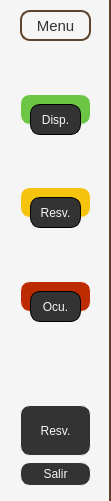
    <widget class="QWidget" name="menu" native="true">
     <property name="minimumSize">
      <size>
       <width>111</width>
       <height>501</height>
      </size>
     </property>
     <property name="maximumSize">
      <size>
       <width>111</width>
       <height>501</height>
      </size>
     </property>
     <property name="styleSheet">
      <string notr="true">background-color: #f5f5f5;
border-right: 2px solid #5d432c;</string>
     </property>
     <layout class="QVBoxLayout" name="verticalLayout_3">
      <property name="topMargin">
       <number>10</number>
      </property>
      <property name="bottomMargin">
       <number>15</number>
      </property>
      <item>
       <layout class="QHBoxLayout" name="horizontalLayout_10">
        <item>
         <spacer name="horizontalSpacer_36">
          <property name="orientation">
           <enum>Qt::Horizontal</enum>
          </property>
          <property name="sizeHint" stdset="0">
           <size>
            <width>18</width>
            <height>20</height>
           </size>
          </property>
         </spacer>
        </item>
        <item>
         <widget class="QLabel" name="label">
          <property name="minimumSize">
           <size>
            <width>71</width>
            <height>31</height>
           </size>
          </property>
          <property name="maximumSize">
           <size>
            <width>71</width>
            <height>31</height>
           </size>
          </property>
          <property name="font">
           <font>
            <family>Segoe UI</family>
            <pointsize>11</pointsize>
           </font>
          </property>
          <property name="styleSheet">
           <string notr="true">background-color: #f5f5f5;
border: 2px solid #5d432c;
border-radius: 10px;
color: #333333</string>
          </property>
          <property name="text">
           <string>Menu</string>
          </property>
          <property name="alignment">
           <set>Qt::AlignCenter</set>
          </property>
         </widget>
        </item>
        <item>
         <spacer name="horizontalSpacer_37">
          <property name="orientation">
           <enum>Qt::Horizontal</enum>
          </property>
          <property name="sizeHint" stdset="0">
           <size>
            <width>18</width>
            <height>20</height>
           </size>
          </property>
         </spacer>
        </item>
       </layout>
      </item>
      <item>
       <spacer name="verticalSpacer_5">
        <property name="orientation">
         <enum>Qt::Vertical</enum>
        </property>
        <property name="sizeHint" stdset="0">
         <size>
          <width>25</width>
          <height>37</height>
         </size>
        </property>
       </spacer>
      </item>
      <item>
       <layout class="QHBoxLayout" name="horizontalLayout_7">
        <item>
         <spacer name="horizontalSpacer_31">
          <property name="orientation">
           <enum>Qt::Horizontal</enum>
          </property>
          <property name="sizeHint" stdset="0">
           <size>
            <width>18</width>
            <height>20</height>
           </size>
          </property>
         </spacer>
        </item>
        <item>
         <widget class="QWidget" name="widget_2" native="true">
          <property name="minimumSize">
           <size>
            <width>71</width>
            <height>41</height>
           </size>
          </property>
          <property name="maximumSize">
           <size>
            <width>71</width>
            <height>41</height>
           </size>
          </property>
          <property name="styleSheet">
           <string notr="true">border: 0px</string>
          </property>
          <widget class="QLabel" name="label_3">
           <property name="geometry">
            <rect>
             <x>0</x>
             <y>0</y>
             <width>71</width>
             <height>31</height>
            </rect>
           </property>
           <property name="styleSheet">
            <string notr="true">background-color: #6cc644;
border: 1px solid #f5f5f5;
border-radius: 10px;
padding: 10px 20px;</string>
           </property>
           <property name="text">
            <string/>
           </property>
          </widget>
          <widget class="QLabel" name="label_6">
           <property name="geometry">
            <rect>
             <x>10</x>
             <y>10</y>
             <width>51</width>
             <height>31</height>
            </rect>
           </property>
           <property name="font">
            <font>
             <family>Segoe UI</family>
            </font>
           </property>
           <property name="styleSheet">
            <string notr="true">background-color: #333333;
border: 1px solid;
border-radius: 10px;
color: rgb(245, 245, 245)</string>
           </property>
           <property name="text">
            <string>Disp.</string>
           </property>
           <property name="alignment">
            <set>Qt::AlignCenter</set>
           </property>
           <property name="margin">
            <number>-15</number>
           </property>
           <property name="indent">
            <number>-1</number>
           </property>
          </widget>
         </widget>
        </item>
        <item>
         <spacer name="horizontalSpacer_30">
          <property name="orientation">
           <enum>Qt::Horizontal</enum>
          </property>
          <property name="sizeHint" stdset="0">
           <size>
            <width>18</width>
            <height>20</height>
           </size>
          </property>
         </spacer>
        </item>
       </layout>
      </item>
      <item>
       <spacer name="verticalSpacer_6">
        <property name="orientation">
         <enum>Qt::Vertical</enum>
        </property>
        <property name="sizeHint" stdset="0">
         <size>
          <width>25</width>
          <height>15</height>
         </size>
        </property>
       </spacer>
      </item>
      <item>
       <layout class="QHBoxLayout" name="horizontalLayout_8">
        <item>
         <spacer name="horizontalSpacer_32">
          <property name="orientation">
           <enum>Qt::Horizontal</enum>
          </property>
          <property name="sizeHint" stdset="0">
           <size>
            <width>18</width>
            <height>20</height>
           </size>
          </property>
         </spacer>
        </item>
        <item>
         <widget class="QWidget" name="widget_4" native="true">
          <property name="minimumSize">
           <size>
            <width>71</width>
            <height>41</height>
           </size>
          </property>
          <property name="maximumSize">
           <size>
            <width>71</width>
            <height>41</height>
           </size>
          </property>
          <property name="styleSheet">
           <string notr="true">border: 0px</string>
          </property>
          <widget class="QLabel" name="label_4">
           <property name="geometry">
            <rect>
             <x>0</x>
             <y>0</y>
             <width>71</width>
             <height>31</height>
            </rect>
           </property>
           <property name="styleSheet">
            <string notr="true">background-color: #f6c40f;
border: 1px solid #f5f5f5;
border-radius: 10px;
padding: 10px 20px;</string>
           </property>
           <property name="text">
            <string/>
           </property>
          </widget>
          <widget class="QLabel" name="label_8">
           <property name="geometry">
            <rect>
             <x>10</x>
             <y>10</y>
             <width>51</width>
             <height>31</height>
            </rect>
           </property>
           <property name="font">
            <font>
             <family>Segoe UI</family>
            </font>
           </property>
           <property name="styleSheet">
            <string notr="true">background-color: #333333;
border: 1px solid;
border-radius: 10px;
color: rgb(245, 245, 245)</string>
           </property>
           <property name="text">
            <string>Resv.</string>
           </property>
           <property name="alignment">
            <set>Qt::AlignCenter</set>
           </property>
           <property name="margin">
            <number>-15</number>
           </property>
           <property name="indent">
            <number>-1</number>
           </property>
          </widget>
         </widget>
        </item>
        <item>
         <spacer name="horizontalSpacer_33">
          <property name="orientation">
           <enum>Qt::Horizontal</enum>
          </property>
          <property name="sizeHint" stdset="0">
           <size>
            <width>18</width>
            <height>20</height>
           </size>
          </property>
         </spacer>
        </item>
       </layout>
      </item>
      <item>
       <spacer name="verticalSpacer_7">
        <property name="orientation">
         <enum>Qt::Vertical</enum>
        </property>
        <property name="sizeHint" stdset="0">
         <size>
          <width>25</width>
          <height>16</height>
         </size>
        </property>
       </spacer>
      </item>
      <item>
       <layout class="QHBoxLayout" name="horizontalLayout_9">
        <item>
         <spacer name="horizontalSpacer_34">
          <property name="orientation">
           <enum>Qt::Horizontal</enum>
          </property>
          <property name="sizeHint" stdset="0">
           <size>
            <width>18</width>
            <height>20</height>
           </size>
          </property>
         </spacer>
        </item>
        <item>
         <widget class="QWidget" name="widget_5" native="true">
          <property name="minimumSize">
           <size>
            <width>71</width>
            <height>41</height>
           </size>
          </property>
          <property name="maximumSize">
           <size>
            <width>71</width>
            <height>41</height>
           </size>
          </property>
          <property name="styleSheet">
           <string notr="true">border: 10px</string>
          </property>
          <widget class="QLabel" name="label_7">
           <property name="geometry">
            <rect>
             <x>10</x>
             <y>10</y>
             <width>51</width>
             <height>31</height>
            </rect>
           </property>
           <property name="font">
            <font>
             <family>Segoe UI</family>
            </font>
           </property>
           <property name="styleSheet">
            <string notr="true">background-color: #333333;
border: 1px solid;
border-radius: 10px;
color: rgb(245, 245, 245)</string>
           </property>
           <property name="text">
            <string>Ocu.</string>
           </property>
           <property name="alignment">
            <set>Qt::AlignCenter</set>
           </property>
           <property name="margin">
            <number>-15</number>
           </property>
           <property name="indent">
            <number>-1</number>
           </property>
          </widget>
          <widget class="QLabel" name="label_5">
           <property name="geometry">
            <rect>
             <x>0</x>
             <y>0</y>
             <width>71</width>
             <height>31</height>
            </rect>
           </property>
           <property name="styleSheet">
            <string notr="true">background-color: #bd2c00;
border: 1px solid #f5f5f5;
border-radius: 10px;
padding: 10px 20px;</string>
           </property>
           <property name="text">
            <string/>
           </property>
          </widget>
          <zorder>label_5</zorder>
          <zorder>label_7</zorder>
         </widget>
        </item>
        <item>
         <spacer name="horizontalSpacer_35">
          <property name="orientation">
           <enum>Qt::Horizontal</enum>
          </property>
          <property name="sizeHint" stdset="0">
           <size>
            <width>18</width>
            <height>20</height>
           </size>
          </property>
         </spacer>
        </item>
       </layout>
      </item>
      <item>
       <spacer name="verticalSpacer_8">
        <property name="orientation">
         <enum>Qt::Vertical</enum>
        </property>
        <property name="sizeHint" stdset="0">
         <size>
          <width>25</width>
          <height>77</height>
         </size>
        </property>
       </spacer>
      </item>
      <item>
       <layout class="QHBoxLayout" name="horizontalLayout_11">
        <item>
         <spacer name="horizontalSpacer_38">
          <property name="orientation">
           <enum>Qt::Horizontal</enum>
          </property>
          <property name="sizeHint" stdset="0">
           <size>
            <width>18</width>
            <height>20</height>
           </size>
          </property>
         </spacer>
        </item>
        <item>
         <widget class="QPushButton" name="b_resv_menu">
          <property name="minimumSize">
           <size>
            <width>71</width>
            <height>51</height>
           </size>
          </property>
          <property name="font">
           <font>
            <family>Segoe UI</family>
           </font>
          </property>
          <property name="styleSheet">
           <string notr="true">QPushButton {background-color: #333333;
        border: 1px solid #f5f5f5;
        border-radius: 10px;
		color: rgb(245, 245, 245)
    }
    QPushButton:hover {background-color: #2a2a2a;
    }
    QPushButton:pressed {background-color: #2a2a2a;
    }</string>
          </property>
          <property name="text">
           <string>Resv.</string>
          </property>
          <property name="checkable">
           <bool>true</bool>
          </property>
         </widget>
        </item>
        <item>
         <spacer name="horizontalSpacer_39">
          <property name="orientation">
           <enum>Qt::Horizontal</enum>
          </property>
          <property name="sizeHint" stdset="0">
           <size>
            <width>18</width>
            <height>20</height>
           </size>
          </property>
         </spacer>
        </item>
       </layout>
      </item>
      <item>
       <layout class="QHBoxLayout" name="horizontalLayout_12">
        <item>
         <spacer name="horizontalSpacer_40">
          <property name="orientation">
           <enum>Qt::Horizontal</enum>
          </property>
          <property name="sizeHint" stdset="0">
           <size>
            <width>18</width>
            <height>20</height>
           </size>
          </property>
         </spacer>
        </item>
        <item>
         <widget class="QPushButton" name="b_salir_1">
          <property name="minimumSize">
           <size>
            <width>71</width>
            <height>24</height>
           </size>
          </property>
          <property name="font">
           <font>
            <family>Segoe UI</family>
           </font>
          </property>
          <property name="styleSheet">
           <string notr="true">QPushButton {background-color: #333333;
        border: 1px solid #f5f5f5;
        border-radius: 10px;
		color: rgb(245, 245, 245)
    }
    QPushButton:hover {background-color: #2a2a2a;
    }
    QPushButton:pressed {background-color: #2a2a2a;
    }</string>
          </property>
          <property name="text">
           <string>Salir</string>
          </property>
         </widget>
        </item>
        <item>
         <spacer name="horizontalSpacer_41">
          <property name="orientation">
           <enum>Qt::Horizontal</enum>
          </property>
          <property name="sizeHint" stdset="0">
           <size>
            <width>18</width>
            <height>20</height>
           </size>
          </property>
         </spacer>
        </item>
       </layout>
      </item>
     </layout>
    </widget>
